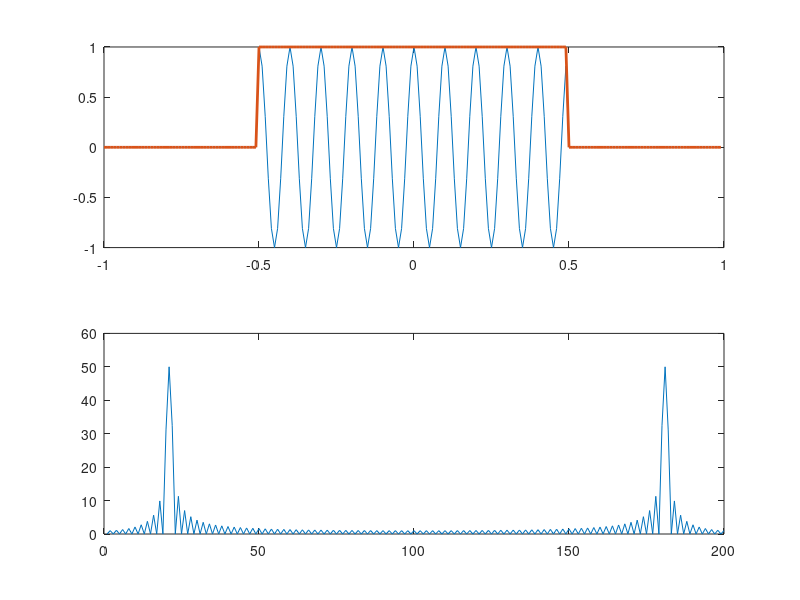
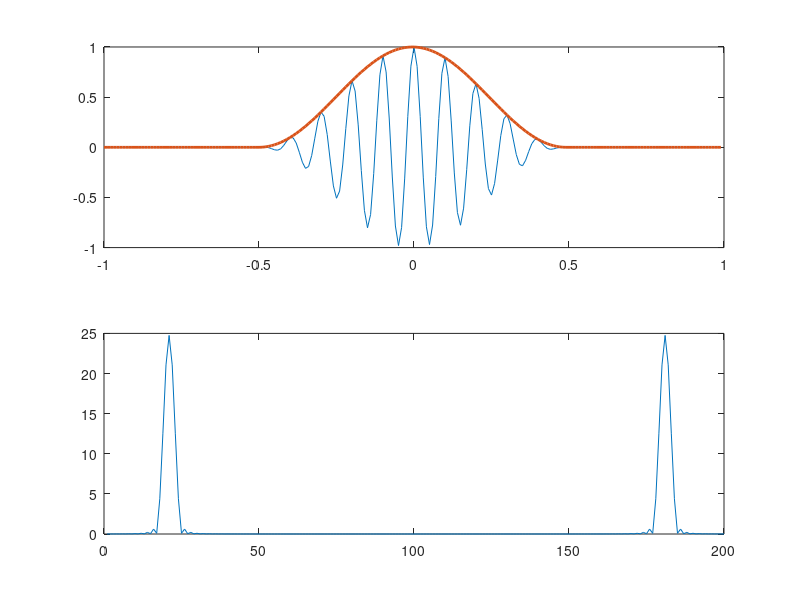
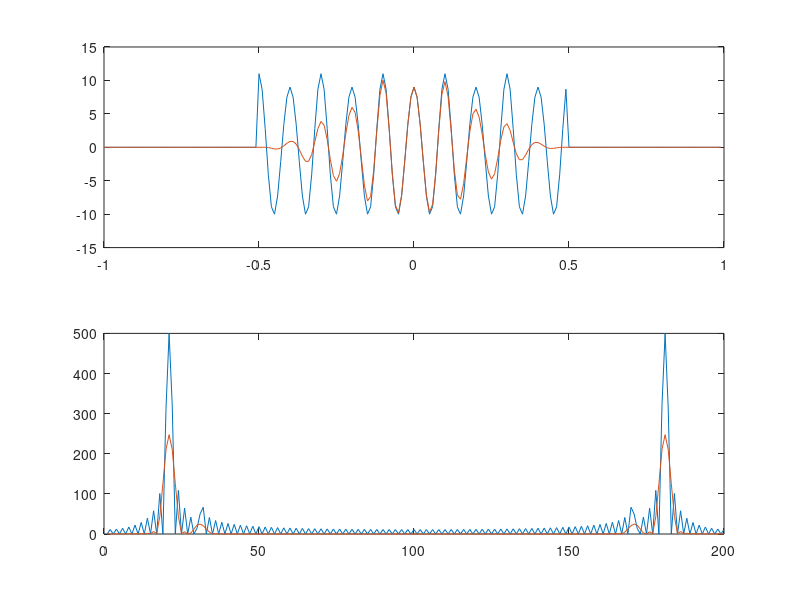

Source code (MATLAB) for these figures, in order:
%% Effect of windowing
% Box car window
s = [zeros(1,50),cos(2*pi*10*(0:99)/100),zeros(1,50)];
figure;
subplot(2,1,1)
plot((0:199)/100-1,s);
%boxcar
hold on;
plot((0:199)/100-1,[zeros(1,50),ones(1,100),zeros(1,50)],'LineWidth',2);
subplot(2,1,2)
plot(abs(fft(s)));
%%
% Hann window
w = hann(100);
s = [zeros(1,50),w'.*cos(2*pi*10*(0:99)/100),zeros(1,50)];
figure;
subplot(2,1,1)
plot((0:199)/100-1,s);
hold on;
plot((0:199)/100-1,[zeros(1,50),w',zeros(1,50)],'LineWidth',2);
subplot(2,1,2)
plot(abs(fft(s)))
%%
% Sum of sinusoids
s = [zeros(1,50),10*cos(2*pi*10*(0:99)/100)+cos(2*pi*15*(0:99)/100),zeros(1,50)];
figure;
subplot(2,1,1)
plot((0:199)/100-1,s);
hold on;
subplot(2,1,2)
plot(abs(fft(s)));
hold on;
s = [zeros(1,50),hann(100)'.*(10*cos(2*pi*10*(0:99)/100)+cos(2*pi*15*(0:99)/100)),zeros(1,50)];
subplot(2,1,1)
plot((0:199)/100-1,s);
subplot(2,1,2)
plot(abs(fft(s)))

